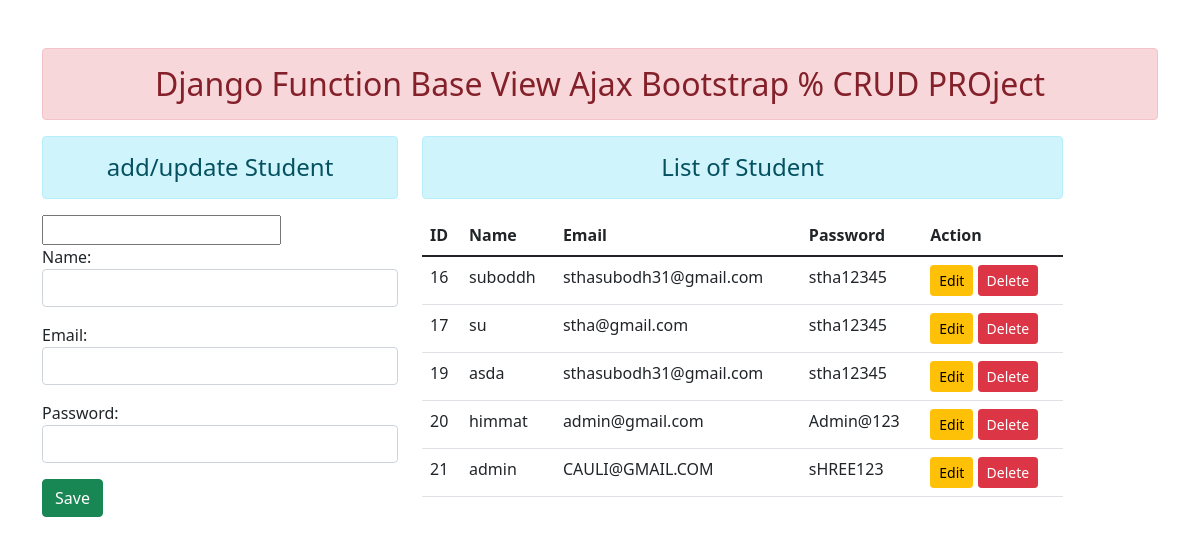
The page / on the database its author committed.
### enroll/models.py (models this page shows)
class User(models.Model):
    name = models.CharField(max_length=70)
    email = models.EmailField(max_length=100)
    password = models.CharField(max_length=70)

### enroll/views.py (the view)
# urls.py: 2. Add a URL to urlpatterns:  path('', views.home, name='home')
def home(request):
    form=StudentRegistration()
    stud=User.objects.all()
    return render(request, 'enroll/home.html', {'form':form,
    'stu':stud})

### enroll/forms.py
class StudentRegistration(forms.ModelForm):
    class Meta:
        model=User
        fields=['name','email','password']
        widgets ={
        'name':forms.TextInput(attrs={'class':'form-control','id':'nameid'}),
        'email':forms.EmailInput(attrs={'class':'form-control','id':'emailid'}),
        'password':forms.PasswordInput(attrs={'class':'form-control','id':'passwordid'}),
        }

### enroll/templates/enroll/home.html (shortened to what this page needs)
{% load static %}
<!DOCTYPE html>
<html lang="en" dir="ltr">
  <head>
     <link rel="stylesheet" href="{% static 'enroll/css/bootstrap.css' %}" />
  </head>
  <body>
    <div class="container mt-5">
    <h2 class="text-center alert alert-danger">Django Function Base View Ajax Bootstrap % CRUD PROject</h2>
    <div class="row">
    <div class="col-sm-4">
    <h4 class="text-center alert alert-info">add/update Student</h4>
    <form  action="" method="post">
      <input type"hidden" name="stuid" id="stuid">
      {{form.as_p}}
      <input type="button" class="btn btn-success" id="btnsave" value="Save" >
    </form>
    </div>
    <div class="col-sm-7">
    <h4 class="text-center alert alert-info">List of Student</h4>
    <table class="table table-hover">
      <thead>
        <tr>
          <th scope="col">ID</th>
          <th scope="col">Name</th>
          <th scope="col">Email</th>
          <th scope="col">Password</th>
          <th scope="col">Action</th>
        </tr>
      </thead>
      <tbody id="tbody">
        {% for st in stu %}
        <tr>
          <td>{{st.id }}</td>
          <td>{{st.name }}</td>
          <td>{{st.email }}</td>
          <td>{{st.password }}</td>
          <td>
            <input type="button" data-sid="{{st.id}}" class="btn btn-warning btn-sm btn-edit" value="Edit">
            <input type="button" data-sid="{{st.id}}" class="btn btn-danger btn-sm btn-del" value="Delete">
          </td>
        </tr>
        {% endfor %}
      </tbody>
    </table>
    </div>
    </div>
    </div>
  </body>
</html>

### rows shown on the page
User: id "16", name "suboddh", email "sthasubodh31@gmail.com", password "stha12345"
User: id "17", name "su", email "stha@gmail.com", password "stha12345"
User: id "19", name "asda", email "sthasubodh31@gmail.com", password "stha12345"
User: id "20", name "himmat", email "admin@gmail.com", password "Admin@123"
User: id "21", name "admin", email "CAULI@GMAIL.COM", password "sHREE123"
